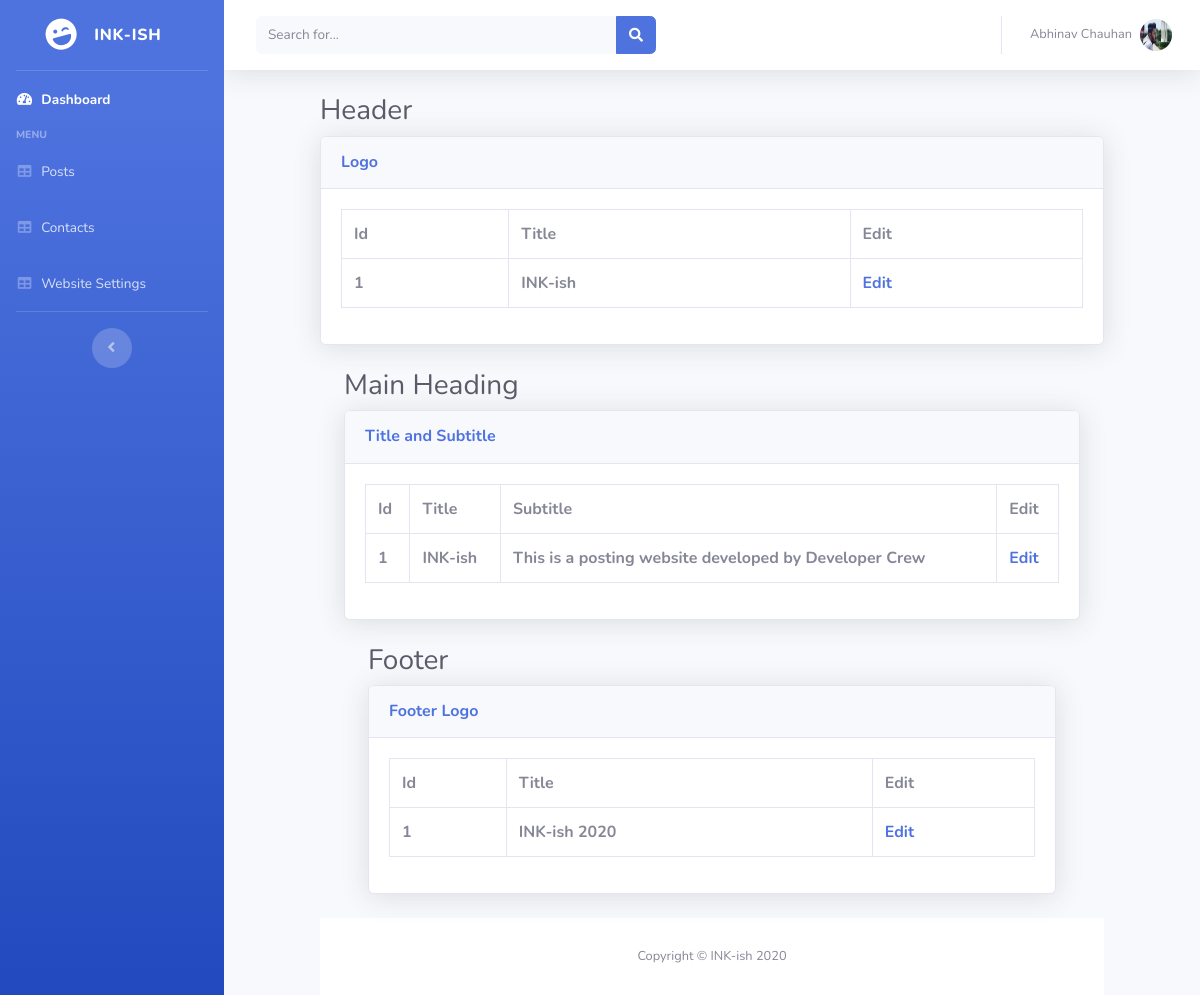
Page /settings (signed in) on the committed database.
### tables this page shows
CREATE TABLE `header` (`Id` INTEGER PRIMARY KEY AUTOINCREMENT NOT NULL,
`Title` TEXT NOT NULL);

CREATE TABLE `mainheading` (`Id` INTEGER PRIMARY KEY AUTOINCREMENT NOT NULL,
`title` TEXT NOT NULL,
`subtitle` TEXT NOT NULL);

CREATE TABLE `footer` (`Id` INTEGER PRIMARY KEY AUTOINCREMENT NOT NULL,
`Titel` TEXT NOT NULL);

### cleanblog.py (the view)
@app.route('/settings')
def settings():
	if 'username' in session:
		conn=sqlite3.connect('cleanblog.db')
		temp1=conn.execute("select * from header")
		conn.commit()
		temp2=conn.execute("select * from mainheading")
		conn.commit()
		temp3=conn.execute("select * from footer")
		conn.commit()
		return render_template('setting.html',data1=temp1,data2=temp2,data3=temp3)
	else:
		return render_template('login.html')

### templates/setting.html (shortened to what this page needs)
<!DOCTYPE html>
<html lang="en">
<head>
  <link href="{{ url_for('static', filename='vendor/fontawesome-free/css/all.min.css') }}" rel="stylesheet" type="text/css">
  <link href="{{ url_for('static', filename='css/sb-admin-2.min.css') }}" rel="stylesheet">
</head>
<body id="page-top">
  <div id="wrapper">
    <ul class="navbar-nav bg-gradient-primary sidebar sidebar-dark accordion" id="accordionSidebar">
      <a class="sidebar-brand d-flex align-items-center justify-content-center" href="">
        <div class="sidebar-brand-icon rotate-n-15">
          <i class="fas fa-laugh-wink"></i>
        </div>
        <div class="sidebar-brand-text mx-3">INK-ish</div>
      </a>
      <hr class="sidebar-divider my-0">
      <li class="nav-item active">
        <a class="nav-link" href="/dashbord"><i class="fas fa-fw fa-tachometer-alt"></i>
          <span>Dashboard</span></a>
      </li>
      <div class="sidebar-heading">
        Menu
      </div>
      <li class="nav-item">
        <a class="nav-link" href="/manageposts">
          <i class="fas fa-fw fa-table"></i>
          <span>Posts</span></a>
      </li>
      <li class="nav-item">
        <a class="nav-link" href="/managecontacts">
          <i class="fas fa-fw fa-table"></i>
          <span>Contacts</span></a>
      </li>
      <li class="nav-item">
        <a class="nav-link" href="/settings">
          <i class="fas fa-fw fa-table"></i>
          <span>Website Settings</span></a>
      </li>
      <hr class="sidebar-divider d-none d-md-block">
      <div class="text-center d-none d-md-inline">
        <button class="rounded-circle border-0" id="sidebarToggle"></button>
      </div>
    </ul>
    <div id="content-wrapper" class="d-flex flex-column">
      <div id="content">
        <nav class="navbar navbar-expand navbar-light bg-white topbar mb-4 static-top shadow">
          <form class="d-none d-sm-inline-block form-inline mr-auto ml-md-3 my-2 my-md-0 mw-100 navbar-search">
            <div class="input-group">
              <input type="text" class="form-control bg-light border-0 small" placeholder="Search for..." aria-label="Search" aria-describedby="basic-addon2">
              <div class="input-group-append">
                <button class="btn btn-primary" type="button">
                  <i class="fas fa-search fa-sm"></i>
                </button>
              </div>
            </div>
          </form>
          <ul class="navbar-nav ml-auto">
            <li class="nav-item dropdown no-arrow">
              <a class="nav-link dropdown-toggle" href="#" id="userDropdown" role="button" data-toggle="dropdown" aria-haspopup="true" aria-expanded="false">
                <span class="mr-2 d-none d-lg-inline text-gray-600 small">Abhinav Chauhan</span>
                <img class="img-profile rounded-circle" src="{{ url_for('static', filename='img/4.jpg') }}">
              </a>
            </li>
          </ul>
        </nav>
        <div class="container-fluid">
       <div class="container-fluid">
        <div class="container-fluid">
        <div class="container-fluid">
          <h1 class="h3 mb-2 text-gray-800">Header</h1>
          <div class="card shadow mb-4">
            <div class="card-header py-3">
              <h6 class="m-0 font-weight-bold text-primary">Logo</h6>
            </div>
            <div class="card-body">
              <div class="table-responsive">
                <table class="table table-bordered" id="dataTable" width="100%" cellspacing="0">
                    <tr>
                      <th>Id</th>
                      <th>Title</th>
                      <th>Edit</th>
                    </tr>
                    {% for row in data1 %}
                      <tr>
                      <th>{{row[0]}}</th>
                      <th>{{row[1]}}</th>
                      <th><a href="/editheader/{{row[0]}}">Edit</a></th>
                    </tr>
                   {% endfor %}
                </table>
              </div>
            </div>
          </div>
        </div>
      </div>
       <div class="container-fluid">
       <div class="container-fluid">
        <div class="container-fluid">
          <h1 class="h3 mb-2 text-gray-800">Main Heading</h1>
          <div class="card shadow mb-4">
            <div class="card-header py-3">
              <h6 class="m-0 font-weight-bold text-primary">Title and Subtitle</h6>
            </div>
            <div class="card-body">
              <div class="table-responsive">
                <table class="table table-bordered" id="dataTable" width="100%" cellspacing="0">
                    <tr>
                      <th>Id</th>
                      <th>Title</th>
                      <th>Subtitle</th>
                      <th>Edit</th>
                    </tr>
                    {% for row in data2 %}
                      <tr>
                      <th>{{row[0]}}</th>
                      <th>{{row[1]}}</th>
                      <th>{{row[2]}}</th>
                      <th><a href="/editmainheading/{{row[0]}}">Edit</a></th>
                    </tr>
                   {% endfor %}
                </table>
              </div>
            </div>
          </div>
        </div>
      </div>
       <div class="container-fluid">
       <div class="container-fluid">
        <div class="container-fluid">
          <h1 class="h3 mb-2 text-gray-800">Footer</h1>
          <div class="card shadow mb-4">
            <div class="card-header py-3">
              <h6 class="m-0 font-weight-bold text-primary">Footer Logo</h6>
            </div>
            <div class="card-body">
              <div class="table-responsive">
                <table class="table table-bordered" id="dataTable" width="100%" cellspacing="0">
                    <tr>
                      <th>Id</th>
                      <th>Title</th>
                      <th>Edit</th>
                    </tr>
                    {% for row in data3 %}
                      <tr>
                      <th>{{row[0]}}</th>
                      <th>{{row[1]}}</th>
                      <th><a href="/editfooter/{{row[0]}}">Edit</a></th>
                    </tr>
                   {% endfor %}
                </table>
              </div>
            </div>
          </div>
        </div>
      </div>
      <footer class="sticky-footer bg-white">
        <div class="container my-auto">
          <div class="copyright text-center my-auto">
            <span>Copyright &copy; INK-ish 2020</span>
          </div>
        </div>
      </footer>
    </div>
  </div>
</body>
</html>

### rows in the picture
header: Id "1", Title "INK-ish"
mainheading: Id "1", title "INK-ish", subtitle "This is a posting website developed by Developer Crew"
footer: Id "1", Titel "INK-ish 2020"
